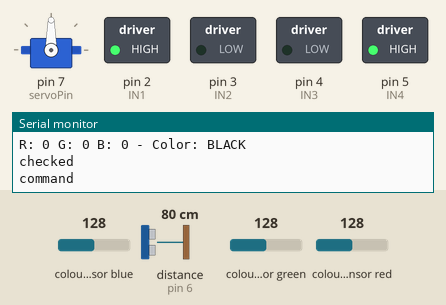
Simulated run of this sketch. Board: Arduino Uno, built with avr-gcc and run on an emulated ATmega328P. Shown: servo, switched loads named in the sketch (green lamp = pin HIGH), the last lines printed to the serial monitor. Wiring (inferred from the names in the program): TCS3200 colour sensor: output pin 9; S2 pin 11; S3 pin 10; S0 pin 13; S1 pin 12; ultrasonic range finder: trigger pin 8; echo pin 6. The inputs (shaded band) are chosen by the test bench; at power-on: colour sensor blue 128, distance to the obstacle (sensor on pin 6) 80 cm, colour sensor green 128, colour sensor red 128. The echo pulse lasts 58.3 µs per cm; pins used as bus, display or sensor lines are not drawn.

Above: at 1.2 s.
1.3 s: colour sensor blue set to 164
At 3.2 s:
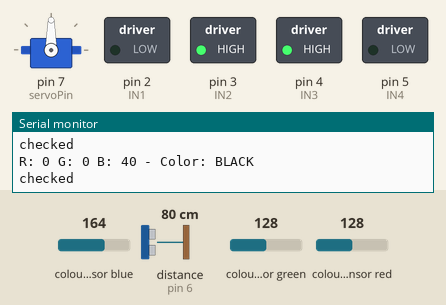
3.5 s: colour sensor blue set to 170
At 4.7 s:
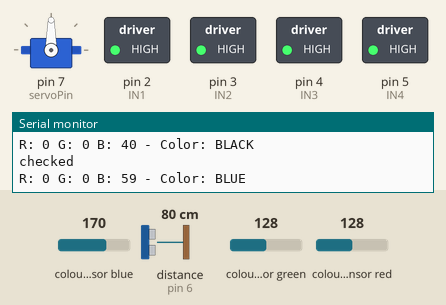
Timing chart, 0 to 6.5 s (numbered marks = the images above; inputs shaded):
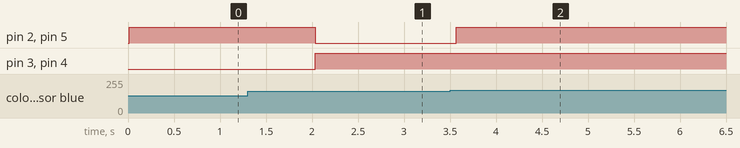

The sketch:

segment_test_2.ino
```cpp
// Servo
#include <Servo.h>
Servo servo;
#define servoPin 7

// Left Motor
#define IN1 2
#define IN2 3

// Right Motor
#define IN3 4
#define IN4 5

// Echo Sensor
#define TRIG 8
#define ECHO 6

// Color Sensor
#define S0 13
#define S1 12
#define S2 11
#define S3 10
#define OUT 9

// Calibration Values
int redMin = 15,  redMax =30;
int greenMin = 18, greenMax = 31;
int blueMin = 17, blueMax = 31;

// Calibration Values 2
int redMin2 = 17,  redMax2 = 28;
int greenMin2 = 22, greenMax2 = 27;
int blueMin2 = 21, blueMax2 = 34;

void setup() {
  Serial.begin(115200);

  // Motor Setup
  pinMode(IN1, OUTPUT);
  pinMode(IN2, OUTPUT);
  pinMode(IN3, OUTPUT);
  pinMode(IN4, OUTPUT);

  // Servo Setup
  servo.attach(servoPin);

  // Color Sensor Setup
  pinMode(S0, OUTPUT);
  pinMode(S1, OUTPUT);
  pinMode(S2, OUTPUT);
  pinMode(S3, OUTPUT);
  pinMode(OUT, INPUT);
  digitalWrite(S0, HIGH); // set frequency scaling
  digitalWrite(S1, LOW);

  // Echo Sensor Setup
  pinMode(TRIG, OUTPUT);
  pinMode(ECHO, INPUT);

  servo.write(90);
}

// Servo Functions
void rotate(int deg) {
  servo.write(deg);
  // 0 puts the claw low, back leg high
  // 90 puts the claw high, back leg low
}

// Color Sensor Functions
int identifyColor() {
  int r = getAverage(LOW, LOW);
  int g = getAverage(HIGH, HIGH);
  int b = getAverage(LOW, HIGH);

  r = constrain(map(r, redMin, redMax, 255, 0), 0, 255);
  g = constrain(map(g, greenMin, greenMax, 255, 0), 0, 255);
  b = constrain(map(b, blueMin, blueMax, 255, 0), 0, 255);

  Serial.print("R: "); Serial.print(r);
  Serial.print(" G: "); Serial.print(g);
  Serial.print(" B: "); Serial.print(b);

  Serial.print(" - Color: ");
  if (r < 50 && g < 50 && b < 50) {
    Serial.println("BLACK");
    return 4;
  } else if (r > 200 && g > 200 && b > 200) {
    Serial.println("WHITE");
    return 0;
  } else if (r > g && r > b) {
    Serial.println("RED/BROWN");
    return 1;
  } else if (g > r && g > b) {
    Serial.println("GREEN");
    return 2;
  } else if (b > r && b > g) {
    Serial.println("BLUE");
    return 3;
  } else {
    Serial.println("UNCERTAIN");
  }
  return 0;
}

// Use for elevated!!!
int identifyColor2() {
  int r = getAverage(LOW, LOW);
  int g = getAverage(HIGH, HIGH);
  int b = getAverage(LOW, HIGH);

  r = constrain(map(r, redMin2, redMax2, 255, 0), 0, 255);
  g = constrain(map(g, greenMin2, greenMax2, 255, 0), 0, 255);
  b = constrain(map(b, blueMin2, blueMax2, 255, 0), 0, 255);

  Serial.print("R: "); Serial.print(r);
  Serial.print(" G: "); Serial.print(g);
  Serial.print(" B: "); Serial.print(b);

  Serial.print(" - Color: ");
  if (r < 50 && g < 50 && b < 50) {
    Serial.println("BLACK");
    return 4;
  } else if (r > 160 && g > 180 && b > 180) {
    Serial.println("WHITE");
    return 0;
  } else if (r > g && r > b) {
    Serial.println("RED/BROWN");
    return 1;
  } else if (g > r && g > b) {
    Serial.println("GREEN");
    return 2;
  } else if (b > r && b > g) {
    Serial.println("BLUE");
    return 3;
  } else {
    Serial.println("UNCERTAIN");
  }
  return 0;
}

int getAverage(int s2State, int s3State) {
  int sum = 0;
  int readings = 50;

  digitalWrite(S2, s2State);
  digitalWrite(S3, s3State);
  for (int i = 0; i < readings; i++) {
    sum += pulseIn(OUT, LOW);
  }
  return sum / readings;
}

// Echo Sensor Code
int checkDistance() {
  // clear it
  digitalWrite(TRIG, LOW);
  delayMicroseconds(2);
  // get the reading
  digitalWrite(TRIG, HIGH);
  delayMicroseconds(10);
  digitalWrite(TRIG, LOW);
  long duration = pulseIn(ECHO, HIGH);
  float distance = duration * 0.034 / 2;
  return distance;
}

/* IR Functions
void readIR(int pin) {
  int sum = 0;
  int readings = 10;
  for (int i = 0; i < readings; i++) {
    sum += digitalRead(pin);
    delay(5);
  }
  int state = (sum > readings/2) ? HIGH : LOW;
  Serial.println(state ? "Object Detected!" : "Naw...");
  delay(100);
}
*/

// Motor Functions
void backward() {
  digitalWrite(IN1, HIGH);
  digitalWrite(IN2, LOW);
  digitalWrite(IN3, HIGH);
  digitalWrite(IN4, LOW);
}

void forward() {
  digitalWrite(IN1, LOW);
  digitalWrite(IN2, HIGH);
  digitalWrite(IN3, LOW);
  digitalWrite(IN4, HIGH);
}

void brake() {
  digitalWrite(IN1, HIGH);
  digitalWrite(IN2, HIGH);
  digitalWrite(IN3, HIGH);
  digitalWrite(IN4, HIGH);
}

void turnLeft() {
  digitalWrite(IN1, HIGH);
  digitalWrite(IN2, LOW);
  digitalWrite(IN3, LOW);
  digitalWrite(IN4, HIGH);
}

void turnRight() {
  digitalWrite(IN1, LOW);
  digitalWrite(IN2, HIGH);
  digitalWrite(IN3, HIGH);
  digitalWrite(IN4, LOW);
}

//new function
void obstacle_avoidance_sequence() {

  // 1. Follow red until obstacle (< 10 cm)
  if (checkDistance() < 10) {


    // 2. Turn right for 10 seconds
    turnLeft();
    delay(1900);
    brake();

    // 3. Check distance again
    if (checkDistance() >= 10) {

      // No obstacle
      forward();
      delay(3500);
      brake();

    } else {

      // Obstacle still present
      turnLeft();
      delay(2000);
      brake();

      forward();
      delay(3500);
      brake();
    }

    // 4. Turn left for 10 seconds to parallel with red line
    turnRight();
    delay(1900);
    brake();

    forward();
    delay(3500);
    brake();

    // 5. turn left for 10 seconds to face red line
    turnRight();
    delay(1900);
    brake();

    // 5. Move forward until object is at red, stopping to poll every 0.25s
    while (identifyColor() != 1) {
      forward();
      delay(250);
    }
    brake();

    // 6. Turn left for 10 seconds
    turnLeft();
    delay(1000);
    brake();
  }
}

//new function end
void moveAndCheckColor(int tColour, char dir, int bg) {
  bool begin = true;
  int almost90 = 2000; // TODO: fix
  int step = int(almost90/10);
  int colour = identifyColor();
  while(colour != 3 && colour != bg){ //3= brown
    Serial.println("checked");
    if (colour == tColour){
      Serial.println("straight");
      begin = true;
      forward();
      delay(500);
    }
    else if (begin){
      Serial.println("command");

      if(dir == 'l'){
        turnLeft();//amount to get to just under 180deg left
      }
      else{
        turnRight();//amount to get to just under 180deg left
      }
      delay(almost90); //dir
      begin = false;
    }
    else{
      if(dir == 'l'){
        turnRight(); //dir
      }
      else{
        turnLeft();
      }
      delay(step);
    }
    int dist = checkDistance();
    if (dist < 20){
      return;
    }
    colour = identifyColor();
  }
}
void findBall(){
  turnLeft();
  int almost90 = 2500;
  delay(almost90);
  int minDist = 1000;
  int totalTurn = 0;
  while(totalTurn < almost90*2){

  }
  //lowly turn right
}


void moveAndCheckColor2(int tColour, char dir, int bg) {
  bool begin = true;
  int almost90 = 2000; // TODO: fix
  int step = int(almost90/10);
  int colour = identifyColor2();
  while(colour != 3 && colour != bg){ //3= brown
    Serial.println("checked");
    if (colour == tColour){
      Serial.println("straight");
      begin = true;
      forward();
      delay(500);
    }
    else if (begin){
      Serial.println("command");

      if(dir == 'l'){
        turnLeft();//amount to get to just under 180deg left
      }
      else{
        turnRight();//amount to get to just under 180deg left
      }
      delay(almost90); //dir
      begin = false;
    }
    else{
      if(dir == 'l'){
        turnRight(); //dir
      }
      else{
        turnLeft();
      }
      delay(step);
    }
    int dist = checkDistance();
    if (dist < 20){
      return;
    }
    colour = identifyColor2();
  }
}

// =================================

// Segment 1
void loop() {
    //const
    int red = 1;
    int green = 2;
    int blue = 3;
    int black = 4;
    int white = 0;
    int unc = 0;

    //
    //trace red (left)
    //trace red (left)
    moveAndCheckColor2(red, 'l', white);
    //returns when hit object

    // //object deterance
    // obstacle_avoidance_sequence();

    // //trace red (right)
    // moveAndCheckColor2(red, 'r', white);
    // //returns when hit object
    // obstacle_avoidance_sequence();
    // //trace red (left)
    // moveAndCheckColor2(red, 'l', white);
    // //returns when blue


    // //putdown!!

    // //left 90
    // turnLeft();
    // delay(1250);
    // //omething bout butt
    // //rotte(0)
    // rotate(0);
    // delay(50);
    // //bckwrd()
    // backward();
    // delay(1500);
    // turnRight();
    // delay(1250);

    // //trace red (left)
    // moveAndCheckColor(red, 'l', white);
    // //turn

    brake();

    delay(10000);
}
```

Measured:
- the behaviour switches between 166 and 167 on colour sensor blue (found by bisection; images 1 and 2)
- after the input at 3.5 s, pin 2 (IN1), pin 5 (IN4): LOW → HIGH after 0.07 s
